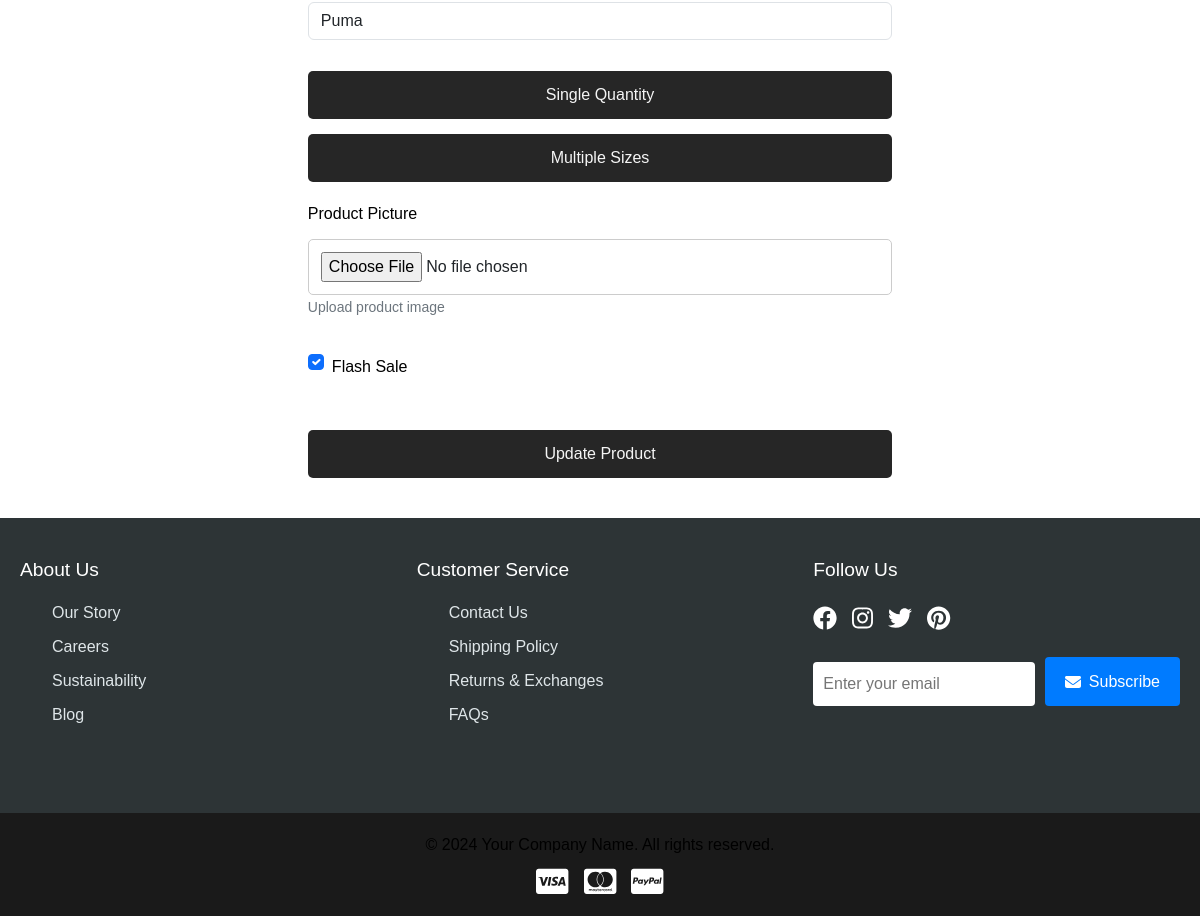
Before: /admin/update-item/25 (lower part) with the older database file.
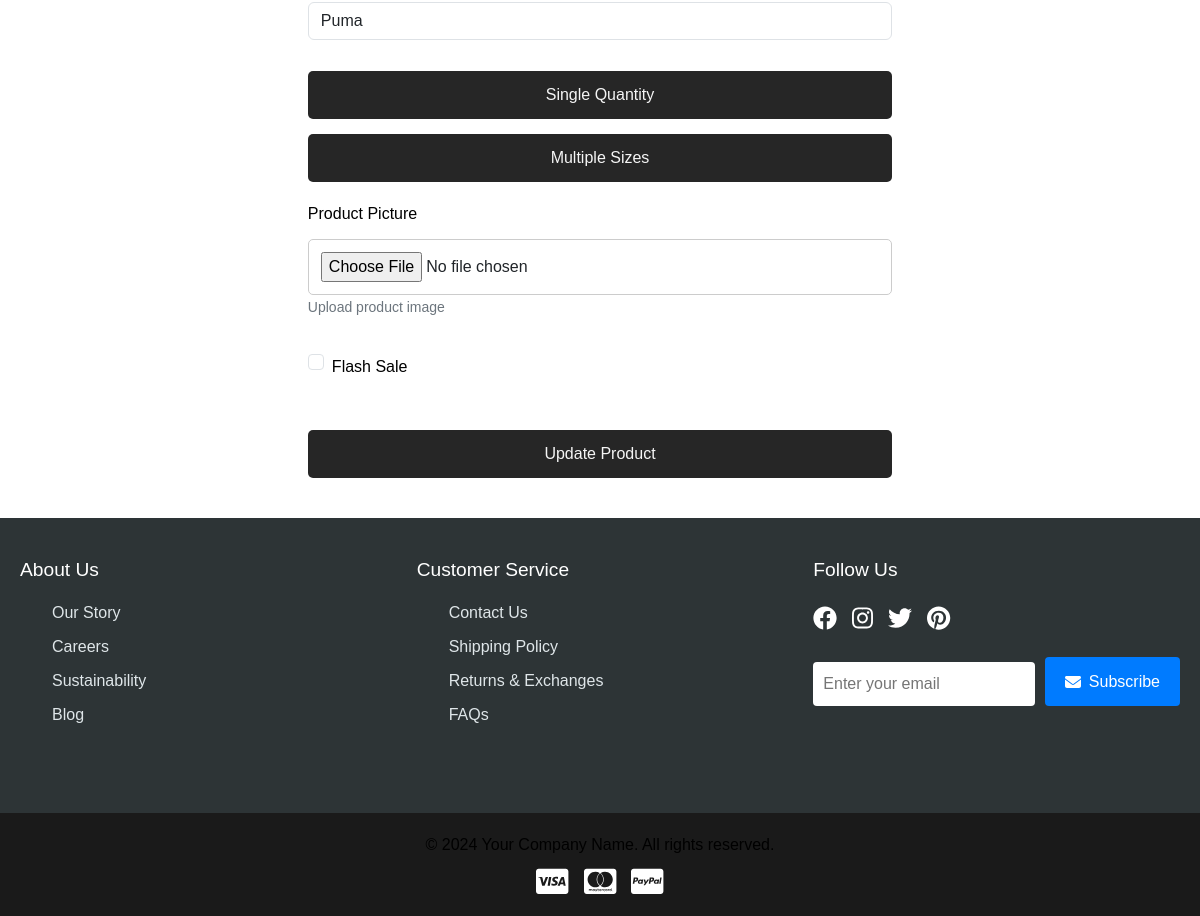
After: the same page with the newer database file.
### app/models.py (models this page shows, shortened)
class Product(db.Model):
    __tablename__ = 'products'
    id = db.Column(db.Integer, primary_key=True)
    product_name = db.Column(db.String(100), nullable=False)
    product_picture = db.Column(db.String(1000), nullable=False)
    current_price = db.Column(db.Float, nullable=False)
    previous_price = db.Column(db.Float, nullable=False)
    description = db.Column(db.String(2000), nullable=True)
    color = db.Column(db.String(15))
    rating = db.Column(db.Integer, default=0)
    sale = db.Column(db.Boolean, default=False)
    discount = db.Column(db.Integer, nullable=True, default=0)
    brand = db.Column(db.String(100), nullable=True)
    category = db.Column(db.String(100), nullable=False)  # ✅ Now category is a string field
    quantity_size = db.relationship('ProductSize', backref='product', lazy=True, cascade="all, delete-orphan")
    carts = db.relationship('Cart', backref='cart_product', lazy=True, cascade="all, delete-orphan")
    wishlists = db.relationship('Wishlist', backref='wishlist_product', lazy=True, cascade="all, delete-orphan")
    order_items = db.relationship('OrderItem', backref='product', lazy=True, cascade="all, delete-orphan")

### app/admin.py (the view, shortened to what this page needs)
@admin.route('/update-item/<int:product_id>', methods=['GET', 'POST'])
def update_item(product_id):
    product = Product.query.get_or_404(product_id)
    form = ProductForm(obj=product)
    return render_template("update_item.html", form=form, product=product)

### app/forms.py (shortened to what this page needs)
class ProductForm(FlaskForm):
    product_name = StringField(label="Product Name",validators = [DataRequired()])
    product_picture = FileField(label='Product Picture', validators=[DataRequired()])
    current_price = FloatField(label='Current Price', validators=[DataRequired()])
    previous_price = FloatField(label='Previous Price', validators=[DataRequired()])
    description = StringField(label="Description of the product",validators = [DataRequired()])
    category = StringField(label="Product Category",validators = [DataRequired()])
    sale = BooleanField(label='Flash Sale', default=False)
    discount = IntegerField(label='Discount', validators=[optional(), NumberRange(min=0, max=100)], default=0)
    brand = StringField(label="Brand",validators = [DataRequired()])
    color = StringField(label="Color",validators = [DataRequired()])
    sizes = FieldList(FormField(SizeQuantityForm),min_entries=1)
    add_product = SubmitField('Add Product')
    update_product = SubmitField('Update Product')

### app/templates/update_item.html (shortened to what this page needs)
{% extends "base.html" %}
{% block content %}
<link rel="stylesheet" href="https://cdn.jsdelivr.net/npm/bootstrap@5.3.0/dist/css/bootstrap.min.css">
<link rel="stylesheet" href="{{url_for('static',filename='css/style.css')}}">
<div class="container">
    <div class="form-container">
        <form action="{{ url_for('admin.update_item', product_id=product.id) }}" method="post" enctype="multipart/form-data">
            <div class="mb-3">
                {{ form.brand(class="form-control", placeholder="Enter product brand") }}
            </div>
            <button class="btn-sizes" type="button" onclick="showSingleQuantity()">Single Quantity</button>
            <button class="btn-sizes" type="button" onclick="showMultipleSizes()">Multiple Sizes</button>
            <div class="mb-3">
                {{ form.product_picture.label(class="form-label") }}
                <input type="file" class="file-input" id="fileInput" name="product_picture">
                <small class="text-muted">Upload product image</small>
            </div>
            <div class="mb-3 form-check">
                 {{ form.sale(class="form-check-input", id="saleCheckbox") }}
                 <label class="form-check-label" for="saleCheckbox">Flash Sale</label>
             </div>
            <button type="submit" class="btn btn-primary w-100">Update Product</button>
        </form>
    </div>
</div>
{% endblock %}

Changed rows visible on the page:
changed Product "Puma": sale "☑" → "☐"
